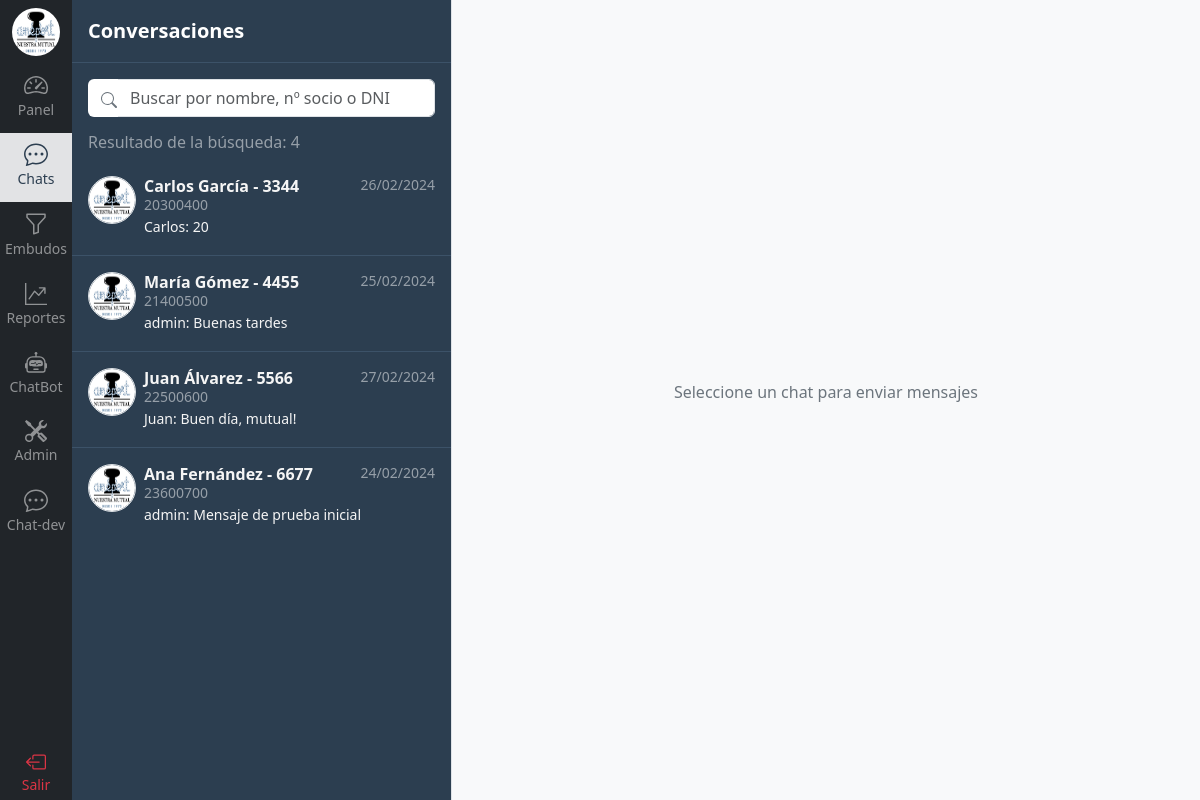
/contacto/chat/todos (signed in), run on the app's committed database.
### chat/models.py (models this page shows, shortened)
class Contacto(models.Model):
    nombre = models.CharField(max_length=100, null=True)
    apellido = models.CharField(max_length=100, null=True)
    dni = models.CharField(max_length=11, null=True)
    telefono = models.CharField(max_length=30)
    email = models.EmailField(max_length=60, null=True)
    empresa = models.CharField(max_length=100, null=True)
    nro_socio = models.PositiveIntegerField(null=True)

### chat/views.py (the view)
# urls.py: path('chat/todos', views.chats, name='chats'),
@login_required
def chats(request):
    lookups = Q()
    sectores_permitidos = request.user.sectores_permitidos()
    if sectores_permitidos:
        for sector_permitido in sectores_permitidos:
            lookups |= Q(contacto_integraciones__contacto_tareas__sector_tarea__sector=sector_permitido)
    contactos_permitidos = Contacto.objects.filter(lookups) if sectores_permitidos else Contacto.objects.none()
    query = request.GET.get('buscar')
    if query:
        contactos = contactos_permitidos(Q(nombre__icontains=query) | Q(apellido__icontains=query) | Q(nro_socio=query) | Q(dni=query))
    else:
        contactos = contactos_permitidos
    contactos = contactos.annotate(
        last_message_content=Subquery(
            Mensaje.objects.filter(contacto_integracion=OuterRef('pk')).values('contenido').order_by('-fecha_hora')[:1]
        ),
        last_message_date=Subquery(
            Mensaje.objects.filter(contacto_integracion=OuterRef('pk')).values('fecha_hora').order_by('-fecha_hora')[:1]
        ),
        last_message_user=Subquery(
            Mensaje.objects.filter(contacto_integracion=OuterRef('pk')).values('usuario__username').order_by('-fecha_hora')[:1]
        )
    )
    context = {'contactos': contactos, 'debug': DEBUG}
    if request.path == '/contacto/chat-dev/todos': # Para Tests
        return render(request, 'chat/chatsdev.html', context)
    else:
        return render(request, 'chat/chats.html', context)

### usuario/models.py (called while the page is built)
    def sectores_permitidos(self):
        if self.perfil:
            return self.perfil.perfiles_sectores.first().sectores.all()

### templates/chat/chats.html (shortened to what this page needs)
{% extends 'base.html' %}
{% load static %}
{% load humanize %}
{% block content %}
{% include 'navbar.html' %}
  <div class="d-flex flex-column align-items-stretch flex-shrink-0 bg-union border-end scroll-union" style="width: 380px;">
      <div class="d-flex align-items-center flex-shrink-0 p-3 link-body-emphasis text-decoration-none border-bottom border-union">
        <span class="fs-5 fw-semibold text-white">Conversaciones</span>
      </div>
      <form class="p-3 pb-0" method="get">
        <div class="input-group mb-3">
          <button class="btn bg-white pe-0 text-secondary" type="submit">
            <svg xmlns="http://www.w3.org/2000/svg" width="16" height="16" fill="currentColor" class="bi bi-search" viewBox="0 0 16 16">
              <path d="M11.742 10.344a6.5 6.5 0 1 0-1.397 1.398h-.001q.044.06.098.115l3.85 3.85a1 1 0 0 0 1.415-1.414l-3.85-3.85a1 1 0 0 0-.115-.1zM12 6.5a5.5 5.5 0 1 1-11 0 5.5 5.5 0 0 1 11 0"/>
            </svg>
          </button>
          <input type="text" class="form-control input-buscar" name="buscar" if="buscar" value="{{ request.GET.buscar }}" placeholder="Buscar por nombre, nº socio o DNI">
        </div>
      </form>
      <div id="room-list" class="list-group list-group-flush overflow-y-scroll h-100">
        <h6 class="text-white-50 ps-3">Resultado de la búsqueda: {{ contactos|length }}</h6>
        {% for contacto in contactos %}
          {% include 'chat/components/tarjeta_contacto.html' %}
        {% endfor %}
      </div>
  </div>
  {% if contacto_mensajes %}
    {% include 'chat/components/caja_chat.html' %}
  {% else %}
    <div class="flex-grow-1 d-flex align-items-center justify-content-center bg-body-tertiary">
      {% if mensaje_error %}
        <p class="alert alert-danger">{{ mensaje_error }}</p>
      {% else %}
        <p class="text-secondary">Seleccione un chat para enviar mensajes</p>
      {% endif %}
    </div>
  {% endif %}
{% endblock %}

### templates/chat/components/tarjeta_contacto.html
{% load static %}
<a id="{{ contacto.nro_socio }}" href="{% url 'contacto:chat' contacto.id %}" class="d-flex gap-2 list-group-item py-3 lh-sm card-union">
    <div>
      <img src="{% static 'img/logo.png' %}" alt="mdo" width="48" height="48" class="rounded-circle border">
    </div>
    <div class="w-100">
      <div class="d-flex justify-content-between">
        <div class="d-flex flex-column mb-1">
          {% if contacto.nombre %}
            <strong>{{ contacto.nombre }} {{ contacto.apellido}} - {{ contacto.nro_socio }}</strong>
          {% else %}
            <strong>{{ contacto.telefono }}</strong>
          {% endif %}
          <small class="text-white-50">
            {% if contacto.dni %}
              {{ contacto.dni }}
            {% else %}
              Sin información
            {% endif %}
          </small>
        </div>
        <small class="text-white-50 message-date">
          {% now "d/m/Y" as todays_date %}
          {% if todays_date == contacto.last_message_date|date:"d/m/Y" %}
            {{ contacto.last_message_date|time:"H:i" }}
          {% else %}
            {{ contacto.last_message_date|date:"d/m/Y" }}
          {% endif %}
        </small>
      </div>
      <div class="col-12 mb-1 small">
        {% if contacto.last_message_user %}
          {{ contacto.last_message_user }}:
        {% else %}
          {% if contacto.nombre %}
            {{ contacto.nombre }}:
          {% else %}
            {{ contacto.telefono }}:
          {% endif %}
        {% endif %}
        {{ contacto.last_message_content|truncatechars:50|default:"[Archivo]" }}
      </div>
    </div>
</a>

### static/css/style.css (style rules this page uses)
:root { --primary-color: rgb(44, 62, 80); --primary-hover-color: #3c5268; --primary-light-color: rgb(80, 107, 133); --secondary-color: #FFFFFF; --secondary-light-color: #dee2e7; }
.bg-union { background-color: var(--primary-color); color: #f5f5f5; }
.card-union { background-color: var(--primary-color); color: #f5f5f5; }
.list-group-item { border-color: var(--primary-hover-color); }
.border-union { border-bottom-color: var(--primary-hover-color) !important; }

### data on the page
Contacto: nombre "Carlos", apellido "García", nro_socio "3344", dni "20300400", last_message_date "26/02/2024", last_message_content "20"
Contacto: nombre "María", apellido "Gómez", nro_socio "4455", dni "21400500", last_message_date "25/02/2024", last_message_user "admin", last_message_content "Buenas tardes"
Contacto: nombre "Juan", apellido "Álvarez", nro_socio "5566", dni "22500600", last_message_date "27/02/2024", last_message_content "Buen día, mutual!"
Contacto: nombre "Ana", apellido "Fernández", nro_socio "6677", dni "23600700", last_message_date "24/02/2024", last_message_user "admin", last_message_content "Mensaje de prueba inicial"

### other printed values
{{ contactos|length }} "4"
